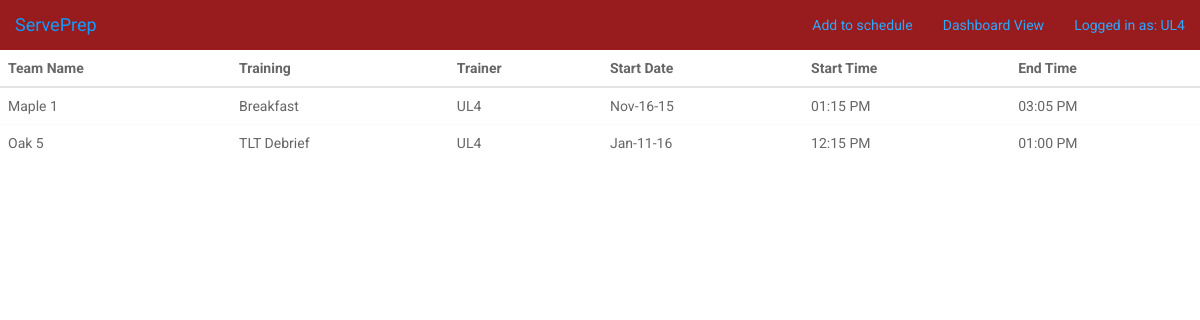
The page /dashboard (signed in) on the database as committed earlier.
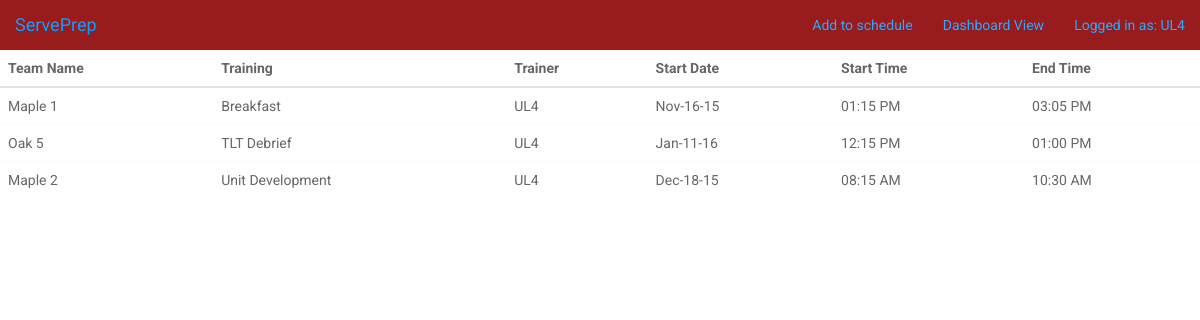
The same page on the database as committed later.
### model.py (models this page shows)
class TrainingAssignment(db.Model):
    __tablename__ = "training_assignments"
    assignment_id = db.Column(db.Integer, autoincrement=True, primary_key=True)
    team_id = db.Column(db.Integer, db.ForeignKey('teams.team_id'),
                        nullable=False, default="unknown")
    training_id = db.Column(db.Integer, db.ForeignKey('trainings.training_id'), nullable=False, default="unknown")
    staff_id = db.Column(db.String(15), db.ForeignKey('staff.staff_id'), nullable=True, default="unknown")
    start_date = db.Column(db.DateTime, nullable=False)
    end_date = db.Column(db.DateTime, nullable=True)
    start_time = db.Column(db.DateTime, nullable=True)
    end_time = db.Column(db.DateTime, nullable=True)
    staff = db.relationship("Staff", backref=db.backref("training_assignments"))

### server.py (the view)
@app.route('/dashboard')
def process_request():
    if session["staff_id"] == "ADMIN":
        assignments = TrainingAssignment.query.all()
    else:
        assignments = TrainingAssignment.query.filter_by(staff_id = session["staff_id"]).all()
    return render_template("dashboard.html", assignments=assignments)

### server.py (called while the page is built)
@app.template_filter('date')
def datetimeformat(value, format='%b-%d-%y'):
    return value.strftime(format)

@app.template_filter('time')
def timeformat(value, format='%I:%M %p'):
    return value.strftime(format)

### templates/dashboard.html (shortened to what this page needs)
{% extends 'base.html' %}
{% block content %}
<html lang="en">
<head>
    <link href="static/css/bootstrap.css" rel="stylesheet" />
    <link href="static/css/fresh-bootstrap-table.css" rel="stylesheet" />
    <link href="http://maxcdn.bootstrapcdn.com/font-awesome/4.2.0/css/font-awesome.min.css" rel="stylesheet">
</head>
<body>
<div class="wrapper">
    <div class="fresh-table full-screen-table toolbar-color-blue style="display:block;"">
        <table id="fresh-table" class="table">
            <thead>
                <th data-field="team">Team Name</th>
                <th data-field="training" data-sortable="true">Training</th>
                <th data-field="trainer" data-sortable="true">Trainer</th>
                <th data-field="Start Date" data-sortable="true">Start Date</th>
                <th data-field="Start Time" data-sortable="true">Start Time</th>
                <th data-field="End Time" data-formatter="true">End Time</th>
            </thead>
            <tbody>
        {% for assignment in assignments %}
    <tr>
        <td>{{assignment.team_id}}</td>
        <td>{{assignment.training_id}}</td>
        <td>{{assignment.staff_id}}</td>
        <td>{{assignment.start_date|date}}</td>
        <td>{{assignment.start_time|time}}</td>
        <td>{{assignment.end_time|time}}</td>
    </tr>
    {% endfor %}
{% endblock %}

### templates/base.html (shortened to what this page needs)
<!doctype html>
<html>
<head>
    <link href="bootstrap3/css/bootstrap.css" rel="stylesheet" />
    <link href="static/css/ct-paper.css" rel="stylesheet"/>
    <link href="http://maxcdn.bootstrapcdn.com/font-awesome/4.2.0/css/font-awesome.min.css" rel="stylesheet">
</head>
<link href="https://maxcdn.bootstrapcdn.com/bootstrap/3.3.4/css/bootstrap.min.css" rel="stylesheet">
<body>
    <div id="navbar">
     <nav class="navbar-navbar-default" role="navigation">
          <div class="navbar-header" color="red">
              <a class="navbar-brand" href="/">ServePrep</a>
            </div>
            <div class="collapse navbar-collapse" id="bs-example-navbar-collapse-1" style="background-color: #981b1e;">
              <ul class="nav navbar-nav navbar-right">
              {% if "username" in session %}
                <li><a href="/schedule">Add to schedule</a></li>
                <li><a href="/dashboard">Dashboard View</a></li>
                <li><a href="/login">Logged in as: {{ session['staff_id'] }}</a></li>
              {% else %}
                <li><a href="/">Log Out</a><li>
                <li><a href="/login">Login</a></li>
              {% endif %}
              </ul>
        </div>
      </div>
      {% block content %}{% endblock %}
</body>
</html>

Rows that differ between the two databases and show on the page:
added TrainingAssignment: team_id "Maple 2", training_id "Unit Development", staff_id "UL4", start_date "Dec-18-15", start_time "08:15 AM", end_time "10:30 AM"
